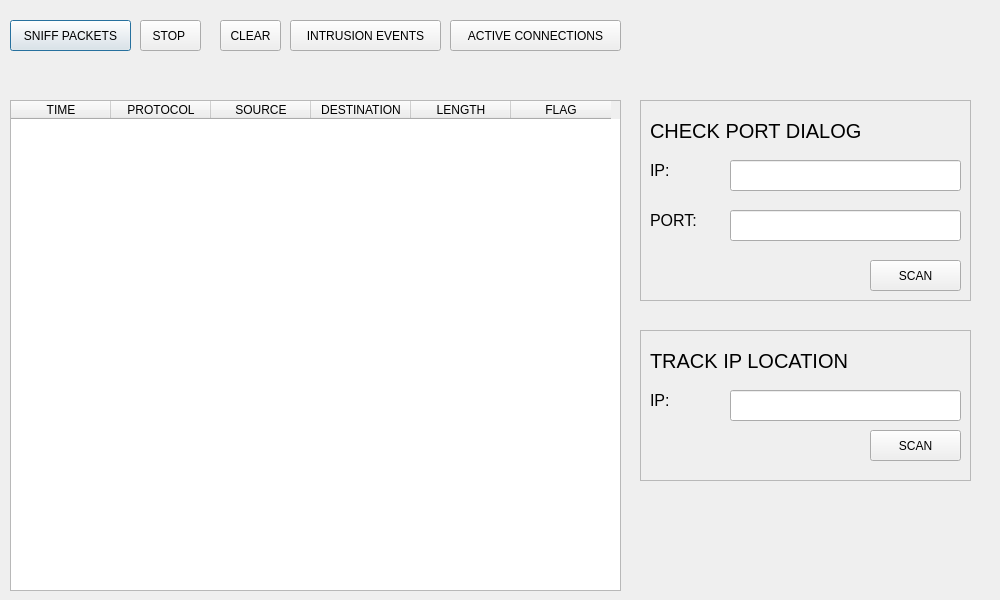
<?xml version="1.0" encoding="UTF-8"?>
<ui version="4.0">
 <class>Dialog</class>
 <widget class="QDialog" name="Dialog">
  <property name="geometry">
   <rect>
    <x>0</x>
    <y>0</y>
    <width>1000</width>
    <height>600</height>
   </rect>
  </property>
  <property name="windowTitle">
   <string>Dialog</string>
  </property>
  <widget class="QTableWidget" name="tableWidget">
   <property name="geometry">
    <rect>
     <x>10</x>
     <y>100</y>
     <width>611</width>
     <height>491</height>
    </rect>
   </property>
   <column>
    <property name="text">
     <string>TIME</string>
    </property>
   </column>
   <column>
    <property name="text">
     <string>PROTOCOL</string>
    </property>
   </column>
   <column>
    <property name="text">
     <string>SOURCE</string>
    </property>
   </column>
   <column>
    <property name="text">
     <string>DESTINATION</string>
    </property>
   </column>
   <column>
    <property name="text">
     <string>LENGTH</string>
    </property>
   </column>
   <column>
    <property name="text">
     <string>FLAG</string>
    </property>
   </column>
  </widget>
  <widget class="QPushButton" name="startsniff">
   <property name="geometry">
    <rect>
     <x>10</x>
     <y>20</y>
     <width>121</width>
     <height>31</height>
    </rect>
   </property>
   <property name="text">
    <string>SNIFF PACKETS</string>
   </property>
  </widget>
  <widget class="QPushButton" name="stopsniff">
   <property name="geometry">
    <rect>
     <x>140</x>
     <y>20</y>
     <width>61</width>
     <height>31</height>
    </rect>
   </property>
   <property name="text">
    <string>STOP </string>
   </property>
  </widget>
  <widget class="QPushButton" name="network_scanner_button">
   <property name="geometry">
    <rect>
     <x>450</x>
     <y>20</y>
     <width>171</width>
     <height>31</height>
    </rect>
   </property>
   <property name="text">
    <string>ACTIVE CONNECTIONS</string>
   </property>
  </widget>
  <widget class="QPushButton" name="report_button">
   <property name="geometry">
    <rect>
     <x>290</x>
     <y>20</y>
     <width>151</width>
     <height>31</height>
    </rect>
   </property>
   <property name="text">
    <string>INTRUSION EVENTS</string>
   </property>
  </widget>
  <widget class="QFrame" name="frame">
   <property name="geometry">
    <rect>
     <x>640</x>
     <y>100</y>
     <width>331</width>
     <height>201</height>
    </rect>
   </property>
   <property name="frameShape">
    <enum>QFrame::StyledPanel</enum>
   </property>
   <property name="frameShadow">
    <enum>QFrame::Raised</enum>
   </property>
   <widget class="QLabel" name="label_5">
    <property name="geometry">
     <rect>
      <x>10</x>
      <y>10</y>
      <width>261</width>
      <height>41</height>
     </rect>
    </property>
    <property name="styleSheet">
     <string notr="true">font-size: 15pt;</string>
    </property>
    <property name="text">
     <string>CHECK PORT DIALOG</string>
    </property>
   </widget>
   <widget class="QPushButton" name="loginbutton">
    <property name="geometry">
     <rect>
      <x>230</x>
      <y>160</y>
      <width>91</width>
      <height>31</height>
     </rect>
    </property>
    <property name="styleSheet">
     <string notr="true"/>
    </property>
    <property name="text">
     <string>SCAN</string>
    </property>
   </widget>
   <widget class="QLineEdit" name="email">
    <property name="geometry">
     <rect>
      <x>90</x>
      <y>60</y>
      <width>231</width>
      <height>31</height>
     </rect>
    </property>
   </widget>
   <widget class="QLineEdit" name="password">
    <property name="geometry">
     <rect>
      <x>90</x>
      <y>110</y>
      <width>231</width>
      <height>31</height>
     </rect>
    </property>
   </widget>
   <widget class="QLabel" name="label_2">
    <property name="geometry">
     <rect>
      <x>10</x>
      <y>50</y>
      <width>71</width>
      <height>41</height>
     </rect>
    </property>
    <property name="styleSheet">
     <string notr="true">font-size: 12pt;</string>
    </property>
    <property name="text">
     <string>IP:</string>
    </property>
   </widget>
   <widget class="QLabel" name="label_3">
    <property name="geometry">
     <rect>
      <x>10</x>
      <y>100</y>
      <width>61</width>
      <height>41</height>
     </rect>
    </property>
    <property name="styleSheet">
     <string notr="true">font-size: 12pt;</string>
    </property>
    <property name="text">
     <string>PORT:</string>
    </property>
   </widget>
  </widget>
  <widget class="QFrame" name="frame_2">
   <property name="geometry">
    <rect>
     <x>640</x>
     <y>330</y>
     <width>331</width>
     <height>151</height>
    </rect>
   </property>
   <property name="frameShape">
    <enum>QFrame::StyledPanel</enum>
   </property>
   <property name="frameShadow">
    <enum>QFrame::Raised</enum>
   </property>
   <widget class="QLabel" name="label_6">
    <property name="geometry">
     <rect>
      <x>10</x>
      <y>10</y>
      <width>261</width>
      <height>41</height>
     </rect>
    </property>
    <property name="styleSheet">
     <string notr="true">font-size: 15pt;</string>
    </property>
    <property name="text">
     <string>TRACK IP LOCATION</string>
    </property>
   </widget>
   <widget class="QPushButton" name="get_ip_info_button">
    <property name="geometry">
     <rect>
      <x>230</x>
      <y>100</y>
      <width>91</width>
      <height>31</height>
     </rect>
    </property>
    <property name="styleSheet">
     <string notr="true"/>
    </property>
    <property name="text">
     <string>SCAN</string>
    </property>
   </widget>
   <widget class="QLineEdit" name="ip_address_input">
    <property name="geometry">
     <rect>
      <x>90</x>
      <y>60</y>
      <width>231</width>
      <height>31</height>
     </rect>
    </property>
   </widget>
   <widget class="QLabel" name="label_4">
    <property name="geometry">
     <rect>
      <x>10</x>
      <y>50</y>
      <width>71</width>
      <height>41</height>
     </rect>
    </property>
    <property name="styleSheet">
     <string notr="true">font-size: 12pt;</string>
    </property>
    <property name="text">
     <string>IP:</string>
    </property>
   </widget>
  </widget>
  <widget class="QPushButton" name="clear_table_button">
   <property name="geometry">
    <rect>
     <x>220</x>
     <y>20</y>
     <width>61</width>
     <height>31</height>
    </rect>
   </property>
   <property name="text">
    <string>CLEAR</string>
   </property>
  </widget>
 </widget>
 <resources/>
 <connections/>
</ui>
